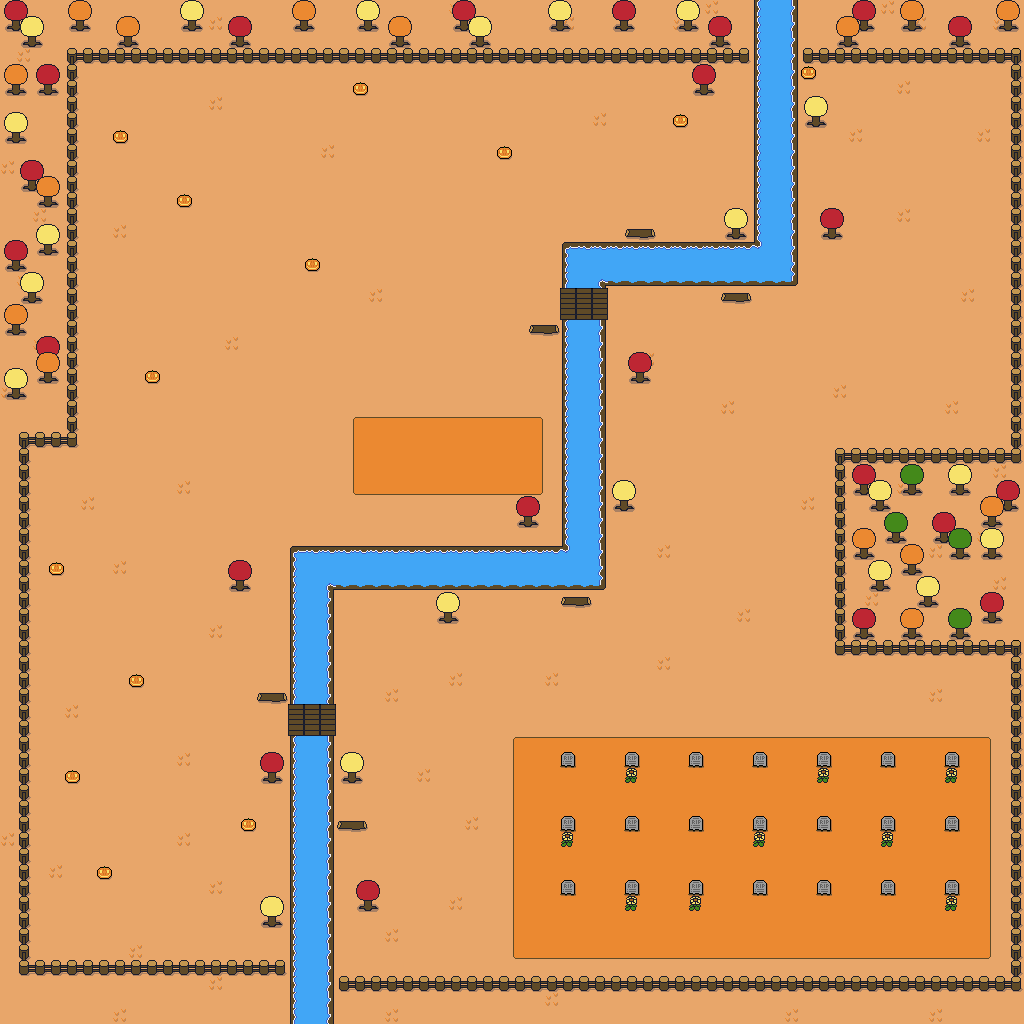

This game map was drawn from its Tiled (.tmx) file and the tilesets committed beside it. A one-line description and the trimmed map source follow:
An orthogonal 64x64 tile map with 16x16 px tiles, 4 tile layers (ground, grass, collidables, collidables2).

<map version="1.5" tiledversion="1.6.0" orientation="orthogonal" renderorder="right-down" width="64" height="64" tilewidth="16" tileheight="16" infinite="0" nextlayerid="5" nextobjectid="1">
 <tileset firstgid="1" source="falltiles.tsx" />
 <layer id="1" name="ground" width="64" height="64">
  <data>[4096 cells, 4096 non-empty, 12 distinct tile ids]</data>
 </layer>
 <layer id="3" name="grass" width="64" height="64">
  <data>[4096 cells, 64 non-empty, 1 distinct tile ids]</data>
 </layer>
 <layer id="2" name="collidables" width="64" height="64">
  <data>[4096 cells, 641 non-empty, 25 distinct tile ids]</data>
 </layer>
 <layer id="4" name="collidables2" width="64" height="64">
  <data>[4096 cells, 188 non-empty, 16 distinct tile ids]</data>
 </layer>
</map>